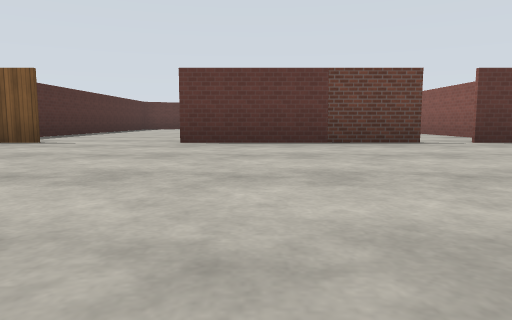
view 1 (above)

21 first-person views from a walk through a world built for the Gazebo simulator. The camera is 0.72 m above the floor, tilts 6° down and sees 70° across. The floor is counted in squares, 2.5 m on a side. Each view is taken from the middle of a square. On the plan, view 1 faces up. The plan holds only what a view shows up to about 9 squares ahead; the rest is blank. The place goes on beyond the plan. Simple patterns stand in for the simulator's built-in surfaces. Simple shapes stand in for some stock models.

view 2
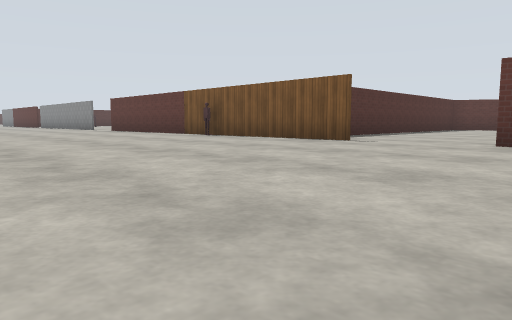

view 3
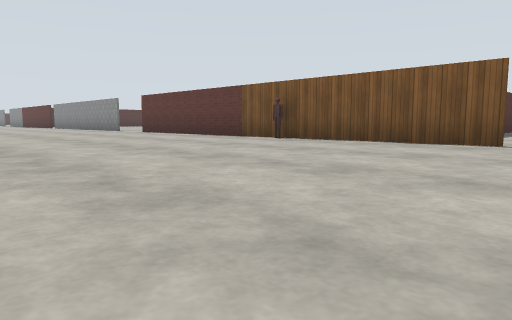

view 4
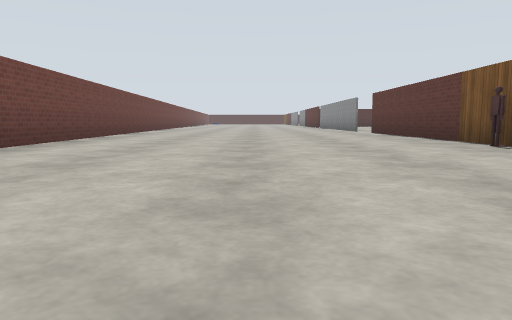

view 5
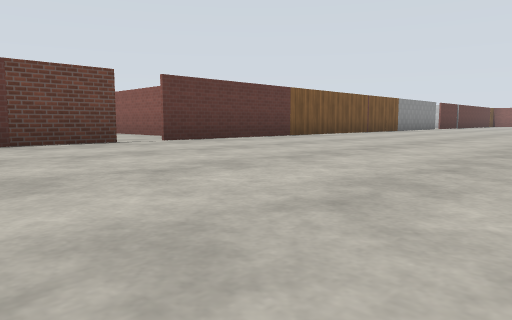

view 6
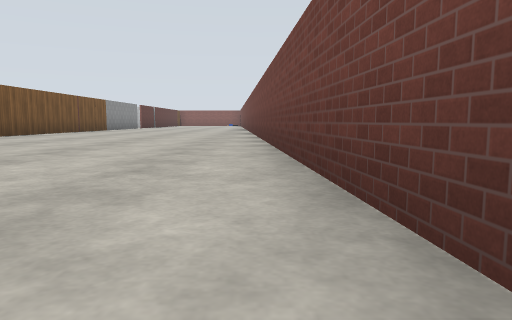

view 7
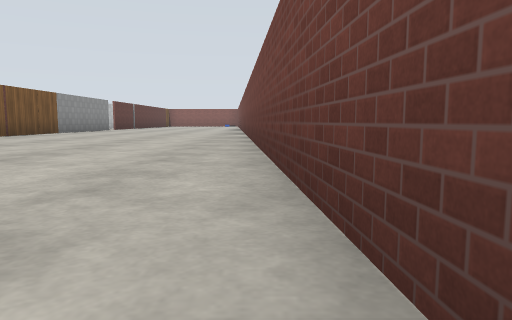

view 8
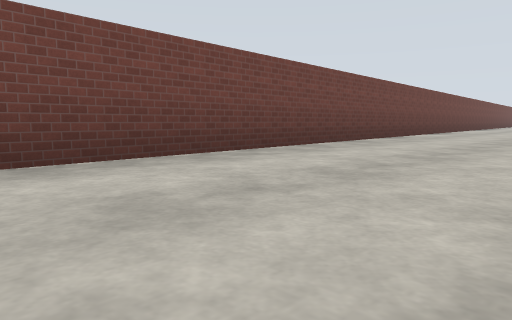

view 9
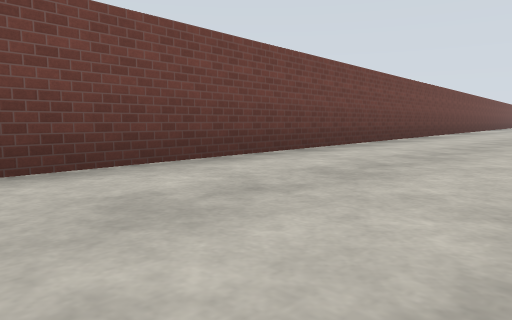

view 10
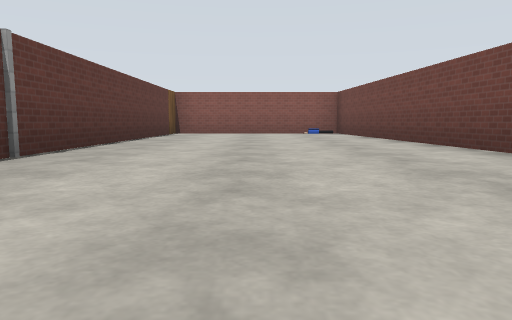

view 11
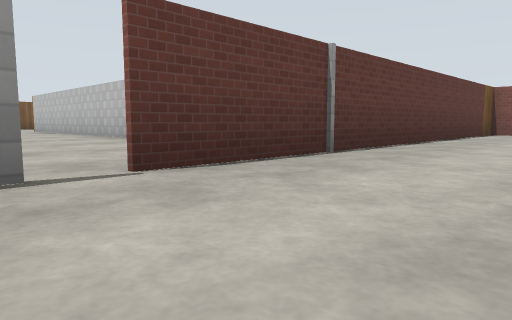

view 12
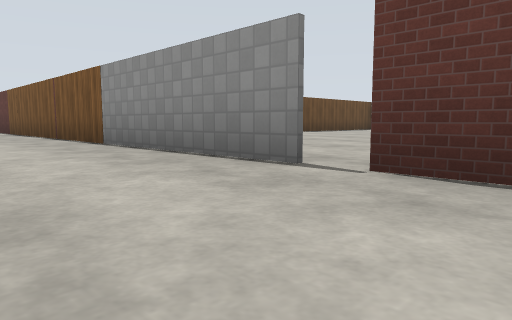

view 13
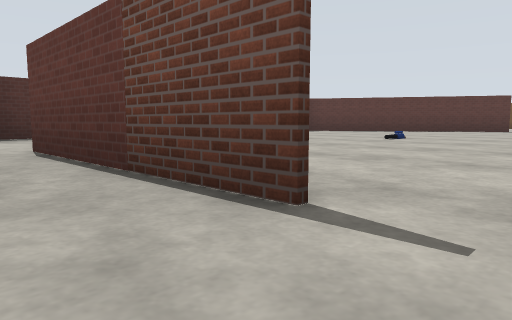

view 14
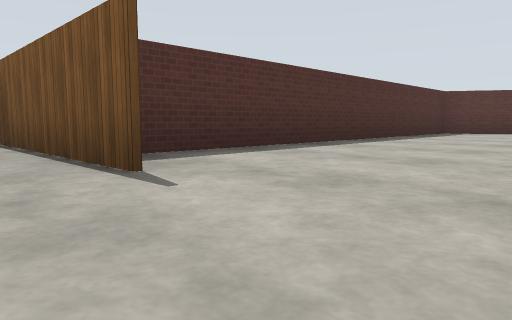

view 15
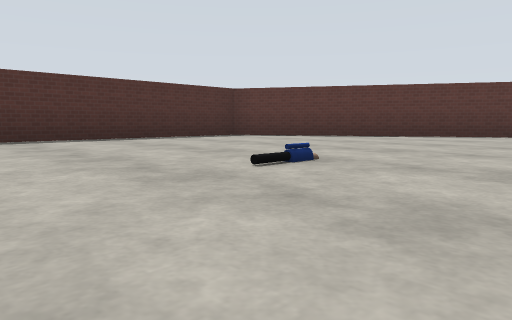

view 16
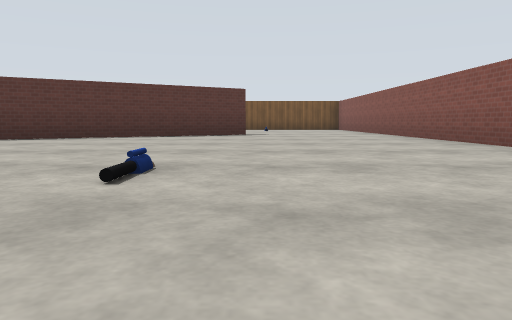

view 17
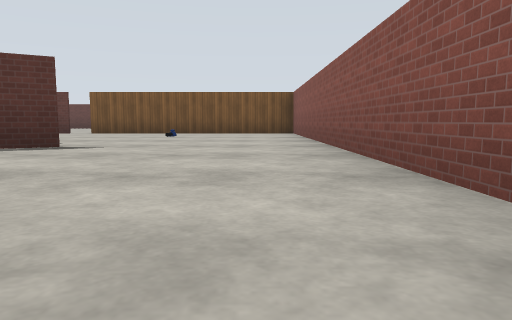

view 18
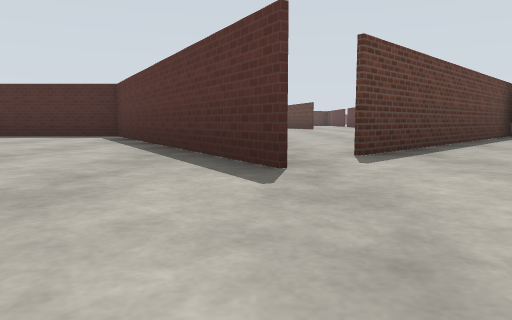

view 19
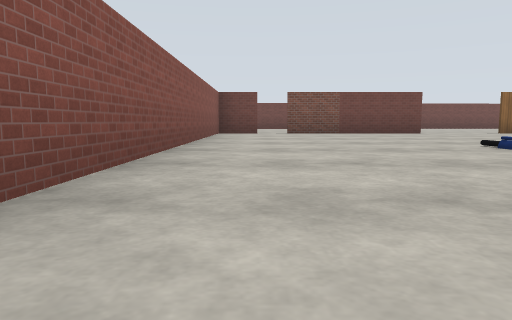

view 20
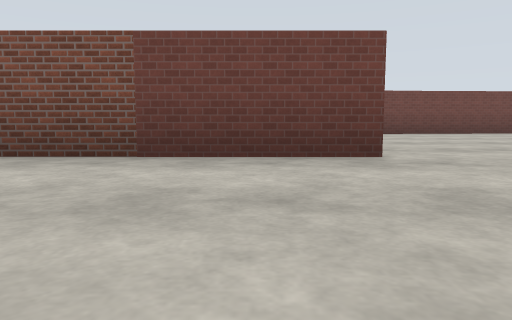

view 21
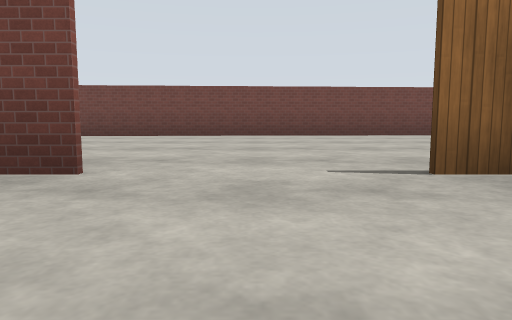

### Floor plan
Points are (right, up) in squares from view 1. A wall is a line through its corners. A room is listed if a view was taken in it or the views show most of it. See-through windows are left out.
Room 1 (views 1, 2, 3, 4, 5, 6, 7, 8, 9, 10, 11, 12, 13, 14)
walls: (2.3, 5) (-1.1, 5); (-2.9, 5) (-10.5, 5); (14.5, 5) (2.9, 5); (-10.6, -1.1) (23, 1) (23, 5) (14.9, 5)
ways out: opening at (-2, 5) to room 2; gap at (2.5, 5) to room 2; gap at (15, 5)
objects: other object (-6, 5); other object (23, 2)
Room 2 (views 15, 16, 17, 18, 19, 20, 21)
walls: (-4, 12.6) (-4, 5.3); (0.9, 16.2) (-4.1, 13.3); (-1.1, 5) (2.2, 5); (2.9, 5) (3.9, 5) (3.9, 21) (-1.1, 21); (-3.5, 5) (-2.9, 5); (-4.2, 21) (0, 16.9)
ways out: opening at (-2, 5) to room 1; gap at (2.5, 5) to room 1; gap at (-1, 21)
objects: person (0, 10); other object (1, 19)

Positions as (right, up) in squares from view 1, and headings:
1: (0, 0), facing up
2: (0, 0), facing up-left
3: (-2, 0), facing up-left
4: (-2, 2), facing left
5: (0, 0), facing up-right
6: (-1, 0), facing right
7: (2, 0), facing right
8: (13, 3), facing down-left
9: (19, 3), facing down-left
10: (14, 3), facing right
11: (14, 3), facing up-right
12: (16, 3), facing up-left
13: (3, 4), facing up-left
14: (-1, 4), facing up-left
15: (2, 8), facing up-left
16: (1, 8), facing up
17: (3, 12), facing up
18: (3, 16), facing left
19: (3, 14), facing down
20: (0, 8), facing down
21: (-2, 7), facing down
